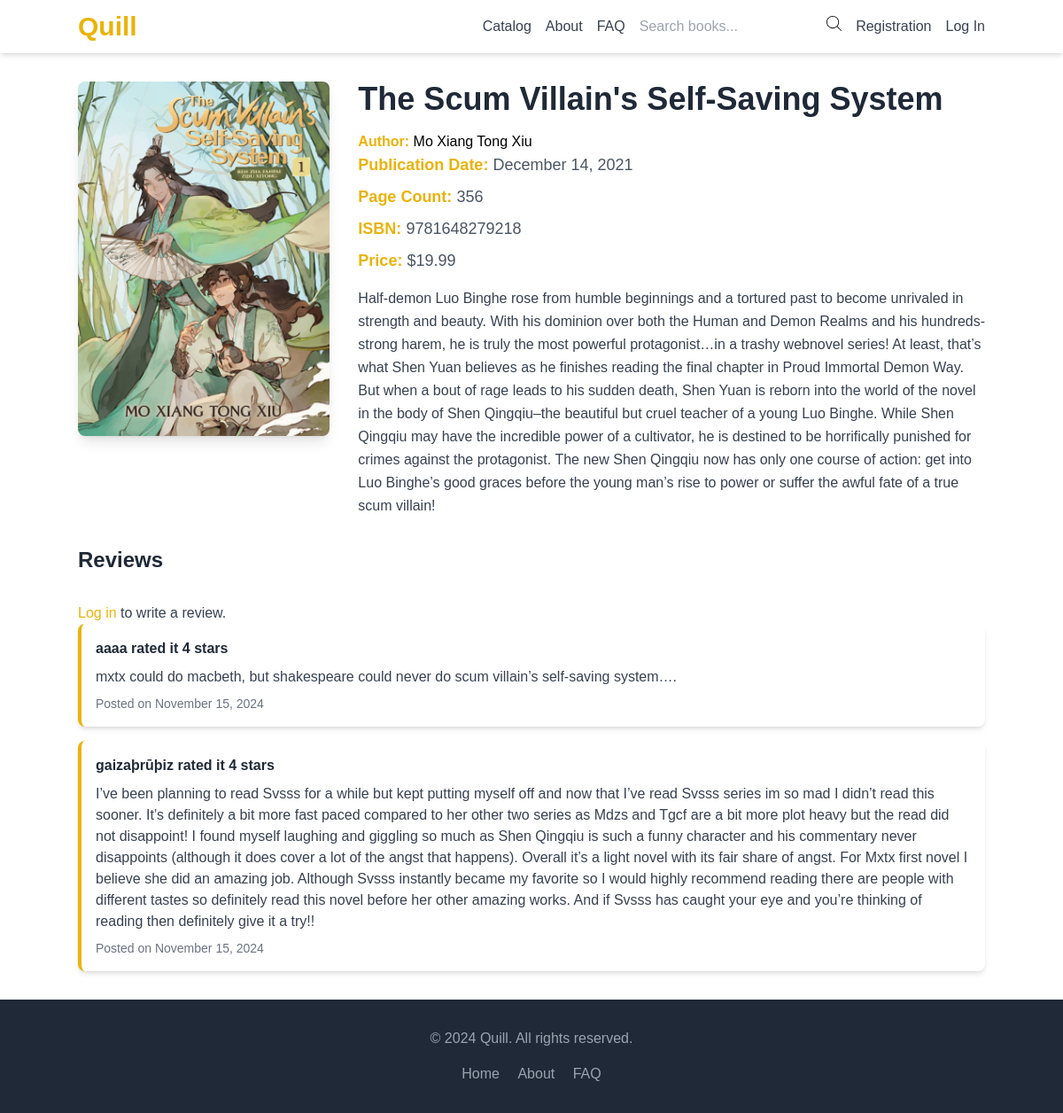
Page /books/the-scum-villains-self-saving-system on the committed database.
### books/models.py (models this page shows, shortened)
class Book(models.Model):
    title = models.CharField(max_length=255)
    author = models.ForeignKey('Author',on_delete=models.CASCADE, null=True, blank=True)
    isbn = models.BigIntegerField(unique=True)
    genre = models.ForeignKey('Genre',on_delete=models.CASCADE, null=True, blank=True)
    publisher = models.ForeignKey('Publisher',on_delete=models.CASCADE, null=True, blank=True)
    publication_date = models.DateField(null=True, blank=True)
    description = models.TextField()
    price = models.DecimalField(max_digits=6, decimal_places=2, null=True, blank=True)
    language = models.CharField(max_length=255)
    page_count = models.IntegerField(default='not_found.png', null=True, blank=True)
    cover = models.ImageField(upload_to='book_covers/', null=True, blank=True)
    slug = models.SlugField(unique=True)

class Author(models.Model):
    first_name = models.CharField(max_length=255)
    last_name = models.CharField(max_length=255)
    biography = models.TextField()
    birth_date = models.DateField(null=True, blank=True)
    death_date = models.DateField(null=True, blank=True)
    nationality = models.CharField(max_length=255)
    slug = models.SlugField(unique=True)
    def __str__(self):
        return f"{self.first_name} {self.last_name}"

class Review(models.Model):
    book = models.ForeignKey('Book', on_delete=models.CASCADE, null=True, blank=True, related_name="reviews")
    user = models.ForeignKey(settings.AUTH_USER_MODEL, on_delete=models.CASCADE, null=True, blank=True)
    rating = models.PositiveIntegerField(choices=[(i, i) for i in range(1, 6)])
    review_text = models.TextField(null=True, blank=True)
    review_date = models.DateField(auto_now_add=True, null=True, blank=True)
    recommendation = models.BooleanField(null=True, blank=True)

### books/views.py (the view)
# urls.py: path('<slug:slug>', views.book_page, name="page"),
def book_page(request, slug):
    book = Book.objects.get(slug=slug)
    return render(request, 'books/book_page.html', {'book' : book})

### books/templates/books/book_page.html (shortened to what this page needs)
{% extends "layout.html" %}
{% block content %}
<div class="container mx-auto mt-8">
  <section class="book-details mb-8">
    <img
      class="rounded-lg shadow-lg"
      src="{{book.cover.url}}"
      alt="{{book.title}}"
    />
    <div>
      <h1 class="text-4xl font-bold text-gray-800 mb-4">{{ book.title }}</h1>
      <p>
        <span class="font-semibold text-yellow-500">Author:</span> {{book.author }}
      </p>
      <p class="text-lg text-gray-600 mb-2">
        <span class="font-semibold text-yellow-500">Publication Date:</span> {{book.publication_date|date:"F j, Y" }}
      </p>
      <p class="text-lg text-gray-600 mb-2">
        <span class="font-semibold text-yellow-500">Page Count:</span> {{ book.page_count }}
      </p>
      <p class="text-lg text-gray-600 mb-2">
        <span class="font-semibold text-yellow-500">ISBN:</span> {{ book.isbn }}
      </p>
      <p class="text-lg text-gray-600 mb-4">
        <span class="font-semibold text-yellow-500">Price:</span> ${{ book.price }}
      </p>
      <p class="text-gray-700 leading-relaxed">{{ book.description }}</p>
    </div>
  </section>
  <section class="mb-8">
    <h2 class="text-2xl font-bold text-gray-800 mb-4">Reviews</h2>
    {% if user.is_authenticated %}
    <div class="mt-6">
      <a
        href="{% url 'books:new-review' book_slug=book.slug %}"
        class="mb-6 inline-block bg-yellow-400 text-white font-semibold py-3 px-8 rounded-lg shadow-lg transition duration-300 hover:bg-yellow-500"
        >Write a Review</a>
    </div>
    {% else %}
    <p class="text-gray-700 mt-8">
      <a href="{% url 'users:login' %}" class="text-yellow-500 hover:underline"
        >Log in</a
      >
      to write a review.
    </p>
    {% endif %}
    {% for review in book.reviews.all %}
    <div class="bg-white shadow-md rounded-lg p-4 mb-4 border-l-4 border-yellow-500" >
      <p class="text-gray-800 font-semibold">
        {{ review.user.username }} rated it {{ review.rating }} stars
      </p>
      <p class="text-gray-700 my-2">{{ review.review_text }}</p>
      <p class="text-gray-500 text-sm">
        Posted on {{ review.review_date|date:"F j, Y" }}
      </p>
    </div>
    {% empty %}
      <p class="text-gray-500 mt-4">No reviews yet. Be the first to review!</p>
    {% endfor %}
  </section>
</div>
{% endblock %}

### static/css/style.css (style rules this page uses)
.book-details { display: flex; justify-content: space-around; gap: 2rem; }
.book-details img { max-height: 25rem; }

### rows in the picture
Book: cover (picture), title "The Scum Villain's Self-Saving System", author "Mo Xiang Tong Xiu", publication_date "December 14, 2021", page_count "356", isbn "9781648279218", price "19.99", description "Half-demon Luo Binghe rose from humble beginnings and a tortured past to become unrivaled in strength and beauty. With his dominion over both the Human and Demon Realms and his hundreds-strong harem, he is truly the most powerful protagonist…in a trashy webnovel series! At least, that’s what Shen Yuan believes as he finishes reading the final chapter in Proud Immortal Demon Way. But when a bout of rage leads to his sudden death, Shen Yuan is reborn into the world of the novel in the body of Shen Qingqiu–the beautiful but cruel teacher of a young Luo Binghe. While Shen Qingqiu may have the incredible power of a cultivator, he is destined to be horrifically punished for crimes against the…"
Review: user.username "aaaa", rating "4", review_text "mxtx could do macbeth, but shakespeare could never do scum villain’s self-saving system….", review_date "November 15, 2024"
Review: user.username "gaizaþrūþiz", rating "4", review_text "I’ve been planning to read Svsss for a while but kept putting myself off and now that I’ve read Svsss series im so mad I didn’t read this sooner. It’s definitely a bit more fast paced compared to her other two series as Mdzs and Tgcf are a bit more plot heavy but the read did not disappoint! I found myself laughing and giggling so much as Shen Qingqiu is such a funny character and his commentary never disappoints (although it does cover a lot of the angst that happens). Overall it’s a light novel with its fair share of angst. For Mxtx first novel I believe she did an amazing job. Although Svsss instantly became my favorite so I would highly recommend reading there are people with different…", review_date "November 15, 2024"
